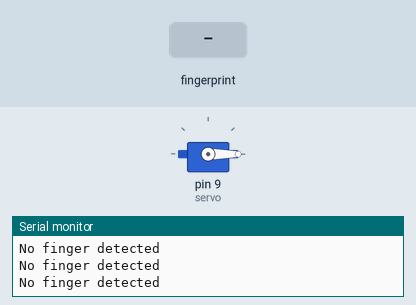
Bench run of a sketch on a simulated Arduino Mega 2560, built with avr-gcc and run on an emulated ATmega2560. Shown: servo, the last lines printed to the serial monitor. Inputs (shaded band) come from the test bench.

Above: at 2.3 s.
2.4 s: finger stored as number 1 placed on the sensor
At 3.25 s:
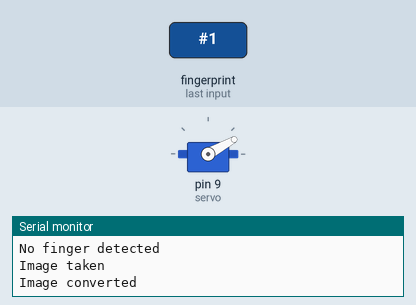
At 5.3 s:
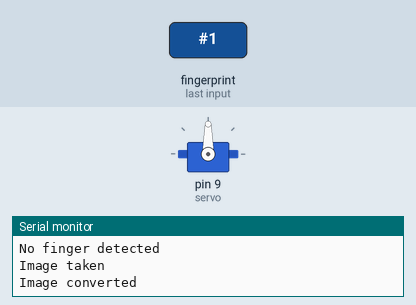
Timing chart, 0 to 9.0 s (numbered marks = the images above; inputs shaded):
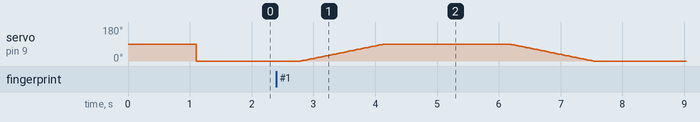

Measured:
- after the input at 2.4 s, servo on pin 9 (servo): rises from 0° to 90° in 1.4 s, then falls to 0° in 3.4 s

The sketch:

locker.ino
```cpp
#include <Servo.h>
#include <Adafruit_Fingerprint.h>

Servo servo;

#if (defined(__AVR__) || defined(ESP8266)) && !defined(__AVR_ATmega2560__)
SoftwareSerial serial(2, 3);
#else

#define serial Serial1
#endif

#define OPEN_LOCKER_POSITION 90

Adafruit_Fingerprint finger = Adafruit_Fingerprint(&serial);
int servoPosition = 0;

void setup() {

  Serial.begin(9600);
  while (!Serial);
  servo.attach(9);

  delay(100);
  finger.begin(57600);

  servo.write(servoPosition);

  if (finger.verifyPassword()) {
    Serial.println("Found fingerprint sensor!");
  } else {
    Serial.println("System error, Did not find fingerprint sensor");
    while (1) { delay(1); }
  }

  finger.getTemplateCount();
  if (finger.templateCount == 0) {
    Serial.print("Sensor doesn't contain any fingerprint data. Please run the 'enroll' example.");
  }
}

void loop() {
  getFingerprintID();
  delay(50);
}

// void getFingerPrintId() {
//   uint8_t p = finger.getImage();
//   p = finger.image2Tz();
//   p = finger.fingerSearch();

//   switch (p) {
//     case FINGERPRINT_OK:
//         unlock();
//         delay(2000);
//         lock();
//         Serial.println("GR8");
//       break;
//     case FINGERPRINT_PACKETRECIEVEERR: Serial.println("PACKETRECIEVEERR"); return p;
//     case FINGERPRINT_NOTFOUND: Serial.println("NOTFOUND"); return p;
//     case FINGERPRINT_INVALIDIMAGE: Serial.println("INVALIDIMAGE"); return p;
//     case FINGERPRINT_FEATUREFAIL: Serial.println("FEATUREFAIL"); return p;
//     case FINGERPRINT_NOFINGER: Serial.println("NOFINGER"); return p;
//     case FINGERPRINT_IMAGEFAIL: Serial.println("IMAGEFAIL"); return p;
//     default:
//         unlock();
//         delay(2000);
//         lock();
//       return p;
//   }
// }

uint8_t getFingerprintID() {
  uint8_t p = finger.getImage();
  switch (p) {
    case FINGERPRINT_OK:
      Serial.println("Image taken");
      break;
    case FINGERPRINT_NOFINGER:
      Serial.println("No finger detected");
      return p;
    case FINGERPRINT_PACKETRECIEVEERR:
      Serial.println("Communication error");
      return p;
    case FINGERPRINT_IMAGEFAIL:
      Serial.println("Imaging error");
      return p;
    default:
      Serial.println("Unknown error");
      return p;
  }

  // OK success!

  p = finger.image2Tz();
  switch (p) {
    case FINGERPRINT_OK:
      Serial.println("Image converted");
      break;
    case FINGERPRINT_IMAGEMESS:
      Serial.println("Image too messy");
      return p;
    case FINGERPRINT_PACKETRECIEVEERR:
      Serial.println("Communication error");
      return p;
    case FINGERPRINT_FEATUREFAIL:
      Serial.println("Could not find fingerprint features");
      return p;
    case FINGERPRINT_INVALIDIMAGE:
      Serial.println("Could not find fingerprint features");
      return p;
    default:
      Serial.println("Unknown error");
      return p;
  }

  // OK converted!
  p = finger.fingerSearch();
  if (p == FINGERPRINT_OK) {
    unlock();
    delay(2000);
    lock();
    Serial.println("Found a print match!");
  } else if (p == FINGERPRINT_PACKETRECIEVEERR) {
    Serial.println("Communication error");
    return p;
  } else if (p == FINGERPRINT_NOTFOUND) {
    Serial.println("Did not find a match");
    return p;
  } else {
    Serial.println("Unknown error");
    return p;
  }

  // found a match!
  Serial.print("Found ID #"); Serial.print(finger.fingerID);
  Serial.print(" with confidence of "); Serial.println(finger.confidence);

  return finger.fingerID;
}


void unlock() {
  for (servoPosition = 0; servoPosition <= OPEN_LOCKER_POSITION; servoPosition += 1) {
    servo.write(servoPosition);
    delay(15);
  }
}

void lock() {
  for (servoPosition = OPEN_LOCKER_POSITION; servoPosition >= 0; servoPosition -= 1) {
    servo.write(servoPosition);
    delay(15);
  }
}
```
